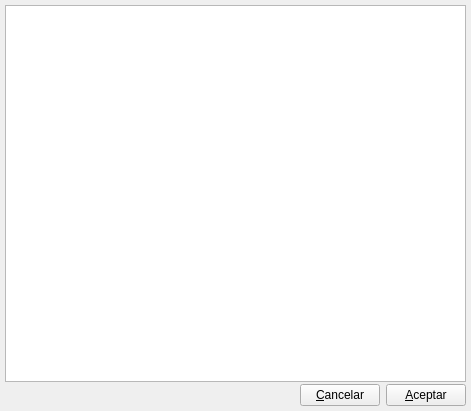
<?xml version="1.0" encoding="UTF-8"?>
<ui version="4.0">
 <author>Tomeu Borras Riera</author>
 <class>ListSerieFacturaBase</class>
 <widget class="QWidget" name="ListSerieFacturaBase">
  <property name="geometry">
   <rect>
    <x>0</x>
    <y>0</y>
    <width>471</width>
    <height>411</height>
   </rect>
  </property>
  <property name="windowTitle">
   <string>Series de factura</string>
  </property>
  <property name="windowIcon">
   <iconset resource="../../../bulmages.qrc">
    <normaloff>:/Images/client-invoice-series.svg</normaloff>:/Images/client-invoice-series.svg</iconset>
  </property>
  <layout class="QVBoxLayout">
   <property name="spacing">
    <number>2</number>
   </property>
   <property name="margin">
    <number>5</number>
   </property>
   <item>
    <widget class="ListSerieFacturaSubForm" name="mui_listado"/>
   </item>
   <item>
    <layout class="QHBoxLayout">
     <property name="spacing">
      <number>6</number>
     </property>
     <property name="margin">
      <number>0</number>
     </property>
     <item>
      <spacer>
       <property name="orientation">
        <enum>Qt::Horizontal</enum>
       </property>
       <property name="sizeHint" stdset="0">
        <size>
         <width>581</width>
         <height>20</height>
        </size>
       </property>
      </spacer>
     </item>
     <item>
      <widget class="QPushButton" name="mui_cancelar">
       <property name="text">
        <string>&amp;Cancelar</string>
       </property>
      </widget>
     </item>
     <item>
      <widget class="QPushButton" name="mui_aceptar">
       <property name="text">
        <string>&amp;Aceptar</string>
       </property>
      </widget>
     </item>
    </layout>
   </item>
  </layout>
 </widget>
 <layoutdefault spacing="2" margin="6"/>
 <customwidgets>
  <customwidget>
   <class>ListSerieFacturaSubForm</class>
   <extends>QTableWidget</extends>
   <header>listseriefacturaview.h</header>
  </customwidget>
 </customwidgets>
 <resources>
  <include location="../../../bulmages.qrc"/>
  <include location="../../bulmages.qrc"/>
 </resources>
 <connections>
  <connection>
   <sender>mui_cancelar</sender>
   <signal>clicked()</signal>
   <receiver>ListSerieFacturaBase</receiver>
   <slot>close()</slot>
   <hints>
    <hint type="sourcelabel">
     <x>311</x>
     <y>563</y>
    </hint>
    <hint type="destinationlabel">
     <x>6</x>
     <y>564</y>
    </hint>
   </hints>
  </connection>
 </connections>
</ui>
